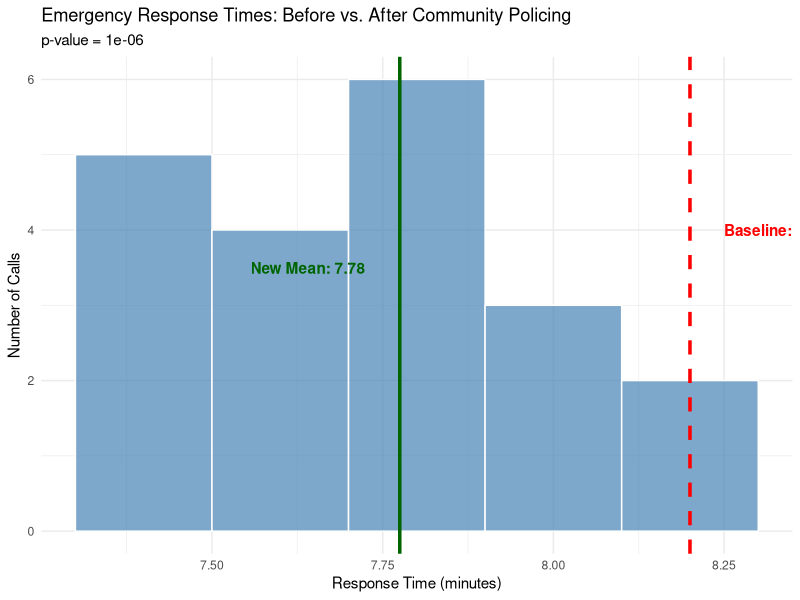

The R script that drew this image:
## ---- chunk 1
knitr::opts_chunk$set(echo = TRUE, warning = FALSE, message = FALSE)
## ---- chunk 2
library(tidyverse)
## ---- chunk 3
# Response times (in minutes) after the community policing program
response_times <- c(
  7.8, 8.1, 7.5, 7.9, 8.3,
  7.6, 7.4, 8.0, 7.7, 7.8,
  8.2, 7.3, 7.9, 7.5, 8.1,
  7.6, 7.8, 7.4, 7.7, 7.9
)

# Known baseline (before the program)
baseline_mean <- 8.2
baseline_sd <- 1.5

# Create a tibble
response_data <- tibble(
  call_number = 1:20,
  response_time = response_times
)

response_data
## ---- chunk 4
summary_stats <- response_data |>
  summarize(
    sample_size = n(),
    sample_mean = mean(response_time),
    sample_sd = sd(response_time),
    standard_error = sample_sd / sqrt(sample_size)
  )

summary_stats
## ---- chunk 5
# Set our significance level
alpha <- 0.05

# Perform the t-test
t_test_result <- t.test(
  response_data$response_time,
  mu = baseline_mean,
  alternative = "less"
)

t_test_result
## ---- chunk 6
# Extract key values
p_value <- t_test_result$p.value

results <- tibble(
  `Baseline mean` = paste(baseline_mean, "minutes"),
  `New mean` = paste(round(summary_stats$sample_mean, 2), "minutes"),
  `Difference` = paste(round(baseline_mean - summary_stats$sample_mean, 2), "minutes"),
  `p-value` = round(p_value, 6),
  `Significant?` = if_else(p_value < alpha, "Yes - reject null hypothesis", "No - fail to reject")
)

results
## ---- chunk 7
ggplot(response_data, aes(x = response_time)) +
  geom_histogram(binwidth = 0.2, fill = "steelblue", color = "white", alpha = 0.7) +
  geom_vline(xintercept = baseline_mean, color = "red", linetype = "dashed", size = 1.2) +
  geom_vline(xintercept = summary_stats$sample_mean, color = "darkgreen", size = 1.2) +
  annotate("text", x = baseline_mean + 0.05, y = 4,
           label = paste("Baseline:", baseline_mean),
           color = "red", hjust = 0, fontface = "bold") +
  annotate("text", x = summary_stats$sample_mean - 0.05, y = 3.5,
           label = paste("New Mean:", round(summary_stats$sample_mean, 2)),
           color = "darkgreen", hjust = 1, fontface = "bold") +
  labs(
    title = "Emergency Response Times: Before vs. After Community Policing",
    subtitle = paste0("p-value = ", round(p_value, 6)),
    x = "Response Time (minutes)",
    y = "Number of Calls"
  ) +
  theme_minimal()
## ---- chunk 8
effect_size <- (baseline_mean - summary_stats$sample_mean) / baseline_sd

effect_size_interpretation <- case_when(
  abs(effect_size) < 0.2 ~ "Negligible",
  abs(effect_size) < 0.5 ~ "Small",
  abs(effect_size) < 0.8 ~ "Medium",
  TRUE ~ "Large"
)

tibble(
  `Cohen's d` = round(effect_size, 3),
  `Interpretation` = effect_size_interpretation,
  `Difference in minutes` = round(baseline_mean - summary_stats$sample_mean, 2),
  `Difference in seconds` = round((baseline_mean - summary_stats$sample_mean) * 60, 0)
)
